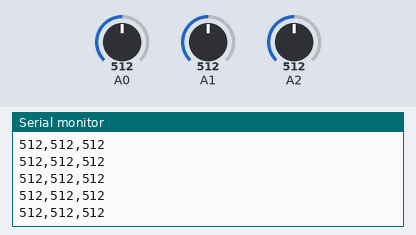
The sketch below on a simulated Arduino Uno, built with avr-gcc and run on an emulated ATmega328P. On the bench: the last lines printed to the serial monitor. Inputs (shaded band) come from the test bench; at power-on: A0 = 512, A1 = 512, A2 = 512.

Above: at 1.2 s.
1.3 s: A0 set to 716
At 1.56 s:
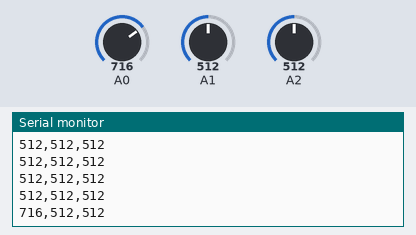
2.8 s: A1 set to 716
At 2.96 s:
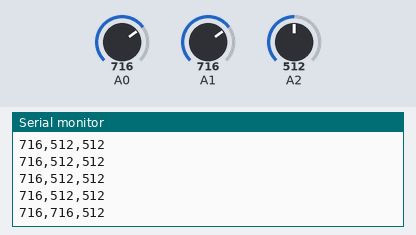
4.3 s: A2 set to 716
At 4.36 s:
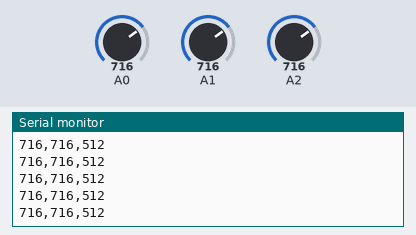
5.8 s: A0 set to 900
At 5.96 s:
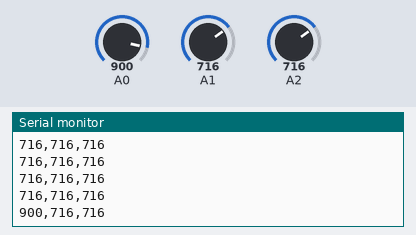
7.3 s: A1 set to 900
At 7.36 s:
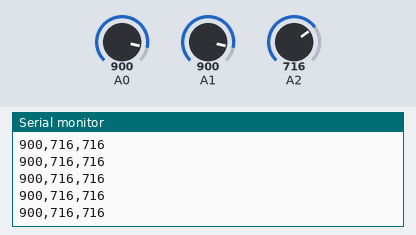
8.8 s: A2 set to 900
At 8.96 s:
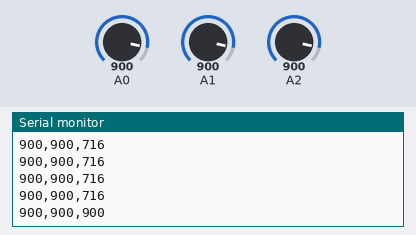
Timing chart, 0 to 11.3 s (numbered marks = the images above; inputs shaded):
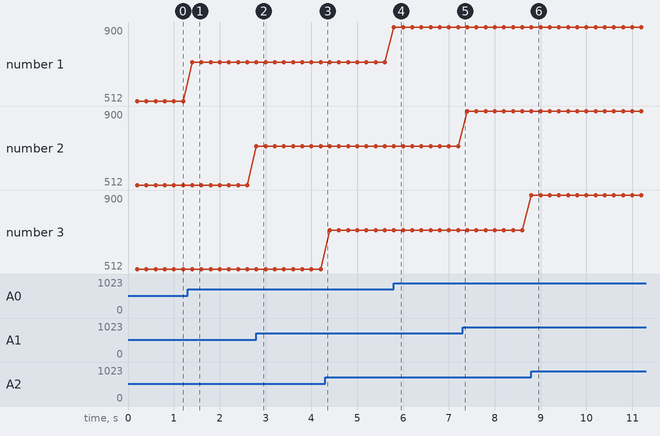

Measured:
- after the input at 1.3 s, the serial monitor: prints a new line after 0.10 s (image 1)
- after the input at 2.8 s, the serial monitor: prints a new line at once (image 2)
- after the input at 5.8 s, the serial monitor: prints a new line at once (image 4)
- after the input at 8.8 s, the serial monitor: prints a new line at once (image 6)
- plotted number 1: 512 → 716 after the input at 1.3 s, 716 → 900 after the input at 5.8 s

The sketch:

sketch_oct20a.ino
```cpp
#define SAMPLE_INTERVAL_MS 200

char buffer[15];
uint32_t t;

void setup() {
  // put your setup code here, to run once:
  Serial.begin(115200);
  t = millis();
}

void loop() {
  // put your main code here, to run repeatedly:
  if(millis() - t >= SAMPLE_INTERVAL_MS) {
    t = millis();

    sprintf(buffer, "%d,%d,%d", analogRead(A0), analogRead(A1), analogRead(A2));
    Serial.println(buffer);
  }
}
```
